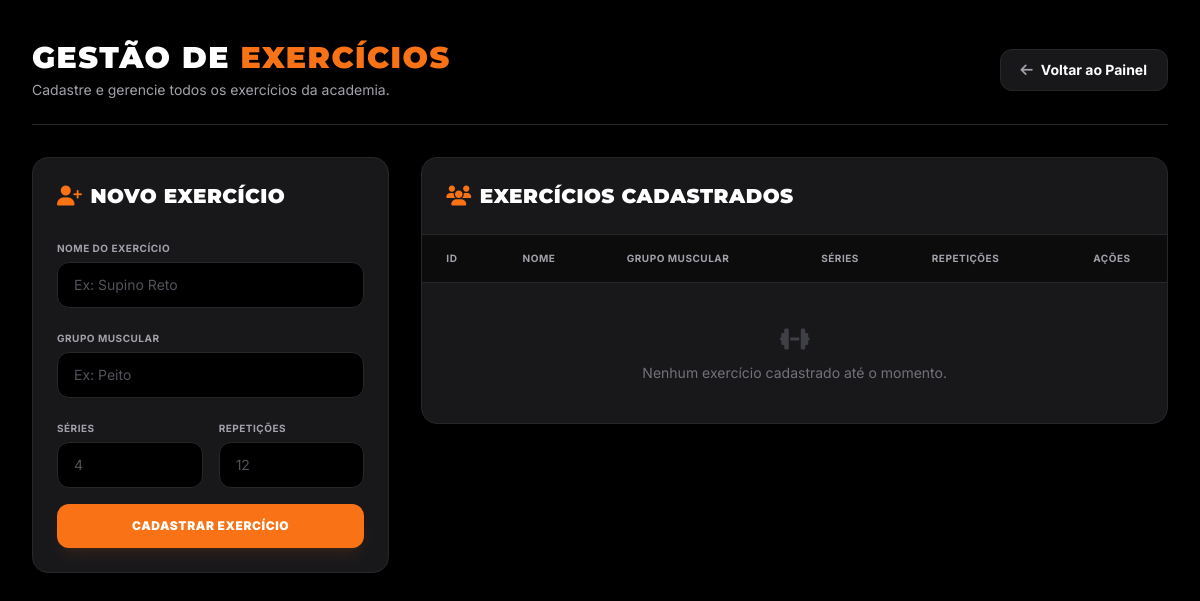
The app's page /exercicios, older data.
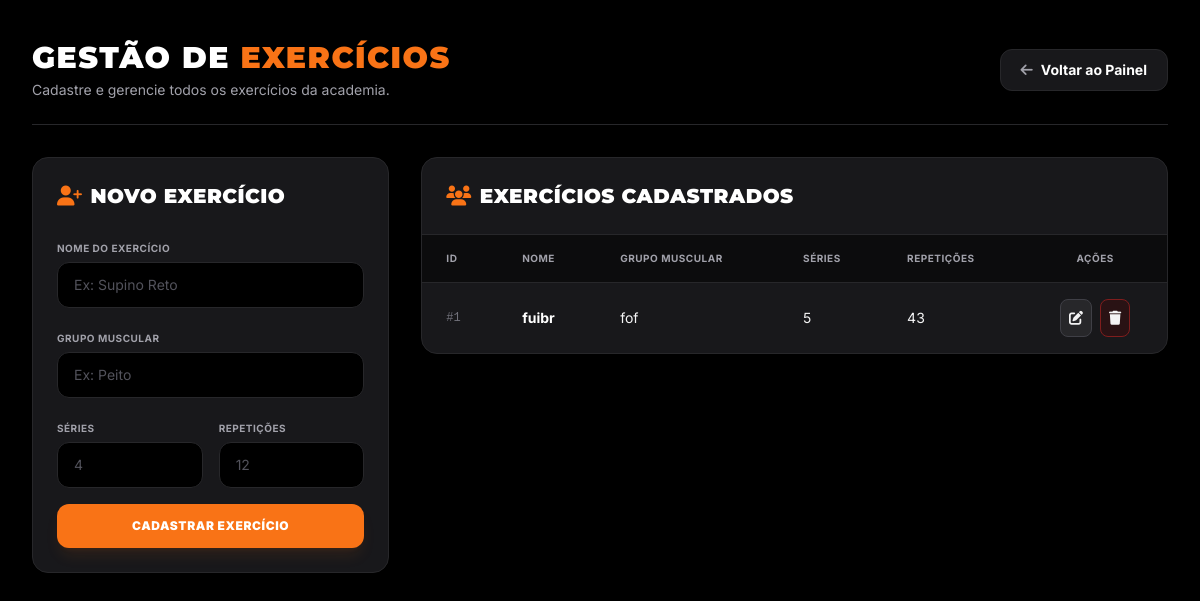
The same page, newer data.
### tables this page shows
CREATE TABLE exercicios (
        id INTEGER PRIMARY KEY AUTOINCREMENT,
        nome TEXT NOT NULL,
        grupo_muscular TEXT NOT NULL,
        series INTEGER NOT NULL,
        repeticoes INTEGER NOT NULL
    );

### app.py (the view)
@app.route("/exercicios")
def listar_exercicios():
    return render_template("exercicios.html", exercicios=db.listar_exercicios())

### database.py (called while the page is built)
def conectar():
    conexao = sqlite3.connect(DB_PATH)
    conexao.execute("PRAGMA foreign_keys = ON")
    return conexao

def listar_exercicios():
    conexao = conectar()
    cursor = conexao.cursor()
    cursor.execute("SELECT * FROM exercicios")
    dados = cursor.fetchall()
    conexao.close()
    return dados

### templates/exercicios.html (shortened to what the changed rows need)
<!DOCTYPE html>
<html lang="pt-BR">
<head>
    <script src="https://cdn.tailwindcss.com"></script>
    <link rel="stylesheet" href="https://cdnjs.cloudflare.com/ajax/libs/font-awesome/6.4.0/css/all.min.css">
</head>
<body class="bg-black text-zinc-100 font-sans min-h-screen">
    <div class="max-w-7xl mx-auto px-4 sm:px-6 lg:px-8 py-10">
        <div class="flex flex-col sm:flex-row justify-between items-start sm:items-center border-b border-zinc-800 pb-6 mb-8 gap-4">
            <div>
                <h1 class="font-heading font-black text-3xl uppercase tracking-wider text-white">
                    Gestão de <span class="text-brand-500">Exercícios</span>
                </h1>
            </div>
        </div>
        <div class="grid grid-cols-1 lg:grid-cols-3 gap-8 items-start">
            <div class="bg-zinc-900 border border-zinc-800 p-6 rounded-2xl shadow-xl">
                <h2 class="font-heading font-black text-xl uppercase tracking-wide text-white mb-6 flex items-center gap-2">
                    <i class="fa-solid fa-user-plus text-brand-500"></i> Novo Exercício
                </h2>
            </div>
            <div class="lg:col-span-2 bg-zinc-900 border border-zinc-800 rounded-2xl shadow-xl overflow-hidden">
                <div class="p-6 border-b border-zinc-800">
                    <h2 class="font-heading font-black text-xl uppercase tracking-wide text-white flex items-center gap-2">
                        <i class="fa-solid fa-users text-brand-500"></i> Exercícios Cadastrados
                    </h2>
                </div>
                <div class="overflow-x-auto">
                    <table class="w-full text-left border-collapse">
                        <thead>
                        <tr class="bg-black/50 border-b border-zinc-800 text-[10px] font-bold uppercase tracking-wider text-zinc-400">
                            <th class="px-6 py-4">ID</th>
                            <th class="px-6 py-4">Nome</th>
                            <th class="px-6 py-4">Grupo Muscular</th>
                            <th class="px-6 py-4">Séries</th>
                            <th class="px-6 py-4">Repetições</th>
                            <th class="px-6 py-4 text-center">Ações</th>
                        </tr>
                        </thead>
                        <tbody class="divide-y divide-zinc-800/50 text-sm">
                            {% for exercicio in exercicios %}
                            <tr class="hover:bg-zinc-800/30 transition-colors">
                                <td class="px-6 py-4 font-mono text-zinc-500 text-xs">
                                    #{{ exercicio[0] }}
                                </td>
                                <td class="px-6 py-4 font-bold text-white">
                                    {{ exercicio[1] }}
                                </td>
                                <td class="px-6 py-4">
                                    {{ exercicio[2] }}
                                </td>
                                <td class="px-6 py-4">
                                    {{ exercicio[3] }}
                                </td>
                                <td class="px-6 py-4">
                                    {{ exercicio[4] }}
                                </td>
                                <td class="px-6 py-4">
                                    <div class="flex justify-center items-center gap-2">
                                        <a href="/editar_exercicio/{{ exercicio[0] }}"
                                        class="p-2 bg-zinc-800 hover:bg-zinc-700 border border-zinc-700 rounded-lg">
                                            <i class="fa-solid fa-pen-to-square"></i>
                                        </a>
                                        <a href="/excluir_exercicio/{{ exercicio[0] }}"
                                        onclick="return confirm('Tem certeza que deseja excluir este exercício?')"
                                        class="p-2 bg-red-950/40 hover:bg-red-900 border border-red-900 rounded-lg">
                                            <i class="fa-solid fa-trash"></i>
                                        </a>
                                    </div>
                                </td>
                            </tr>
                            {% else %}
                            <tr>
                                <td colspan="6" class="px-6 py-10 text-center text-zinc-500 text-sm">
                                    <i class="fa-solid fa-dumbbell text-2xl block mb-2 text-zinc-700"></i>
                                    Nenhum exercício cadastrado até o momento.
                                </td>
                            </tr>
                            {% endfor %}
                        </tbody>
                    </table>
                </div>
            </div>
        </div>
    </div>
</body>
</html>

Row changes from the older to the newer data that the page shows:
added exercicios: id "1", nome "fuibr", grupo_muscular "fof", series "5", repeticoes "43"
Text that changed along with them:
text no longer shown: "Nenhum exercício cadastrado até o momento."
